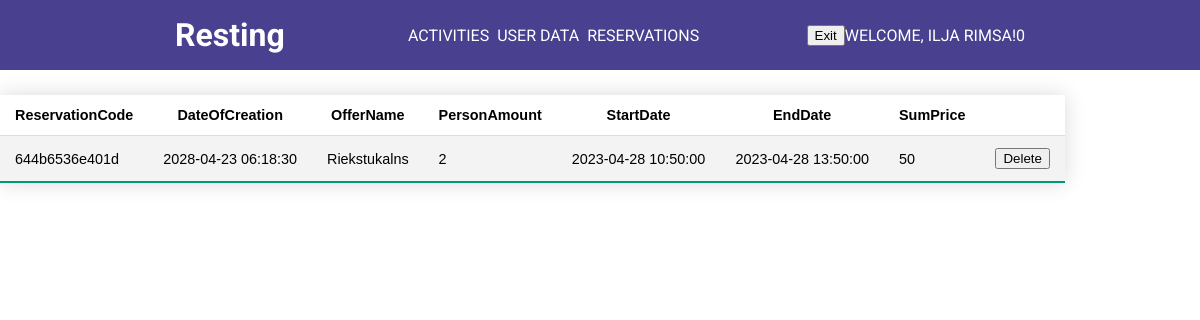
The page /php/user/UserReservation.php (signed in) on the database its author committed.
### tables this page shows
CREATE TABLE IF NOT EXISTS `reservation` (
  `ReservationID` int NOT NULL AUTO_INCREMENT,
  `OfferID` int DEFAULT NULL,
  `CustomerID` int DEFAULT NULL,
  `DateOfCreation` datetime DEFAULT NULL,
  `ReservationCode` char(13) DEFAULT NULL,
  PRIMARY KEY (`ReservationID`),
  KEY `FK_reservation_offers` (`OfferID`),
  KEY `FK_reservation_customer` (`CustomerID`),
  CONSTRAINT `FK_reservation_customer` FOREIGN KEY (`CustomerID`) REFERENCES `customer` (`CustomerID`),
  CONSTRAINT `FK_reservation_offers` FOREIGN KEY (`OfferID`) REFERENCES `offers` (`OffersID`)
);

CREATE TABLE IF NOT EXISTS `offers` (
  `OffersID` int NOT NULL AUTO_INCREMENT,
  `Name` text,
  `Address` text,
  `Price` text,
  `Details` text,
  `Link` text,
  `ImageID` int DEFAULT NULL,
  PRIMARY KEY (`OffersID`),
  KEY `FK_offers_images` (`ImageID`),
  CONSTRAINT `FK_offers_images` FOREIGN KEY (`ImageID`) REFERENCES `images` (`ImageID`)
);

CREATE TABLE IF NOT EXISTS `reservationdetails` (
  `ReservationDetailsID` int NOT NULL AUTO_INCREMENT,
  `ReservationID` int DEFAULT NULL,
  `PersonAmount` int DEFAULT NULL,
  `StartDate` datetime DEFAULT NULL,
  `EndDate` datetime DEFAULT NULL,
  `SumPrice` int DEFAULT NULL,
  PRIMARY KEY (`ReservationDetailsID`),
  KEY `FK_reservationdetails_reservation` (`ReservationID`),
  CONSTRAINT `FK_reservationdetails_reservation` FOREIGN KEY (`ReservationID`) REFERENCES `reservation` (`ReservationID`)
);

### php/user/UserReservation.php (the view, shortened to what this page needs)
<!DOCTYPE html>
<html>
<head>
	<link rel="stylesheet" href="..\..\css\admin\user_data.css">
</head>
<body>
<header>
    <div class="container row">
        <a href="UserMain.php" class="logo">Resting</a>
        <nav class="nav">
        <ul class="nav__list nav__list--primary">
            <li class="nav__item"><a href="ActivitiesUser.php" class="nav__link">Activities</a></li>
            <li class="nav__item"><a href="#" class="nav__link">User data</a></li>
            <li class="nav__item"><a href="#" class="nav__link">Reservations</a></li>
        </ul>
        <ul class="nav__list">
            <li class="nav__item">
              <a class="nav__link">
                <form action='..\..\FunctionsPHP\logout.php' method="post">
                  <button type="submit" name="logout">Exit</button>
                </form>
              </a>
            </li>
            <li>
              <a class="nav__link">
                <?php
                  if (isset($_SESSION['authorized']) && $_SESSION['authorized'] === true) {
                    echo 'Welcome, ' . $_SESSION['username'] . '!'.  $_SESSION['access'];
                  }
                ?>
              </a>
            </li>
        </ul>
        </nav>
    </div>
    </header>
    <table class="styled-table">
        <tr>
            <th>ReservationCode</th>
            <th>DateOfCreation</th>
            <th>OfferName</th>
            <th>PersonAmount</th>
            <th>StartDate</th>
            <th>EndDate</th>
            <th>SumPrice</th>
        </tr>
        <?php
        include '../../FunctionsPHP/DataBaseConn.php';
        $CustomerID = $_SESSION['CustomerID'];
        $query = $conn->prepare("SELECT * FROM reservation
                        LEFT JOIN Offers ON reservation.OfferID = Offers.OffersID
                        LEFT JOIN reservationdetails ON reservation.ReservationID = reservationdetails.ReservationID
                        WHERE CustomerID = $CustomerID");
        $query->execute();
        $results = $query->fetchAll();
        foreach ($results as $row) {
            echo "<tr><td>" . $row['ReservationCode'] . "</td>";
            echo "<td>" . $row['DateOfCreation'] . "</td>";
            echo "<td>" . $row['Name'] . "</td>";
            echo "<td>" . $row['PersonAmount'] . "</td>";
            echo "<td>" . $row['StartDate'] . "</td>";
            echo "<td>" . $row['EndDate'] . "</td>";
            echo "<td>" . $row['SumPrice'] . "</td>";
            echo "<td>";
            echo "<form action='..\..\FunctionsPHP\DeleteReservation.php' method='post'>";
            echo "<input type='submit' value='Delete'>";
            echo "</form>";
            echo "</td></tr>";
        }
        ?>
    </table>
</body>
</html>

### css/admin/user_data.css (style rules this page uses)
* { box-sizing: border-box; }
body { margin: 0; font-family: "Roboto", sans-serif; }
header { background: #49408f; padding: 1em 0; }
.logo { text-decoration: none; color: #fff; font-size: 2rem; font-weight: bold; margin-right: 0.5em; }
.nav__list { padding: 0; margin: 0; list-style: none; }
.nav__link { color: #fff; text-decoration: none; text-transform: uppercase; }
.container { width: 85%; max-width: 850px; margin: 0 auto; }
.row { display: flex; justify-content: space-between; }
.nav { display: flex; justify-content: space-between; width: 100%; }
.nav__list { display: flex; align-items: center; }
.nav__list--primary { margin: 0 auto; }
.nav__item + .nav__item { margin-left: 0.5em; }
.styled-table { border-collapse: collapse; margin: 25px 0; font-size: 0.9em; font-family: sans-serif; min-width: 400px; box-shadow: 0 0 20px rgba(0, 0, 0, 0.15); }
.styled-table th, .styled-table td { padding: 12px 15px; }
.styled-table tbody tr { border-bottom: 1px solid #dddddd; }
.styled-table tbody tr:nth-of-type(even) { background-color: #f3f3f3; }
.styled-table tbody tr:last-of-type { border-bottom: 2px solid #009879; }

### rows shown on the page
reservation: ReservationCode "644b6536e401d", DateOfCreation "2028-04-23 06:18:30", OfferID.Name "Riekstukalns", reservationdetails.PersonAmount "2", reservationdetails.StartDate "2023-04-28 10:50:00", reservationdetails.EndDate "2023-04-28 13:50:00", reservationdetails.SumPrice "50"

### other values the page prints
$_SESSION['username'] "ILJA RIMSA"
$_SESSION['access'] "0"
